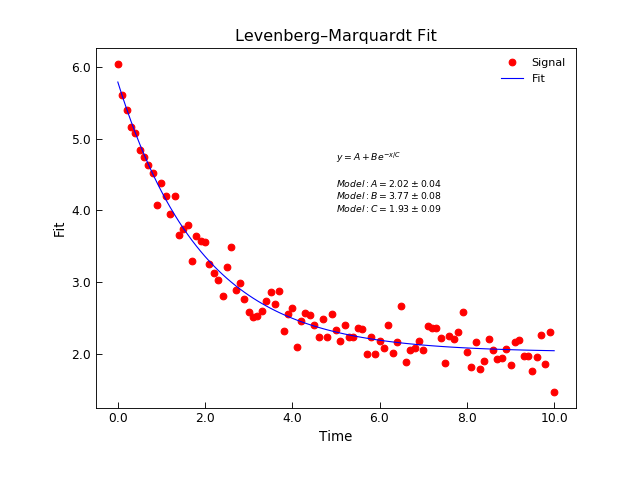

Reproduce this figure in Python.
"""Simple use of lmfit to fit data."""
from Stoner import Data
from numpy import linspace,exp,random

#Make some data
x=linspace(0,10.0,101)
y=2+4*exp(-x/1.7)+random.normal(scale=0.2,size=101)

d=Data(x,y,column_headers=["Time","Signal"],setas="xy")

d.plot(fmt="ro") # plot our data

#Do the fitting and plot the result
fit = d.lmfit(lambda x,A,B,C:A+B*exp(-x/C),result=True,header="Fit",A=1,B=1,C=1)
d.setas="x.y"
d.labels=[]
d.plot(fmt="b-")

# Make nice label of the parameters
text=r"$y=A+Be^{-x/C}$"+"\n\n"
text+="\n".join([d.format(k,latex=True) for k in ["Model:A","Model:B","Model:C"]])
d.text(5,4,text,fontdict={"size":"x-small"})
d.title="Levenberg–Marquardt Fit"
